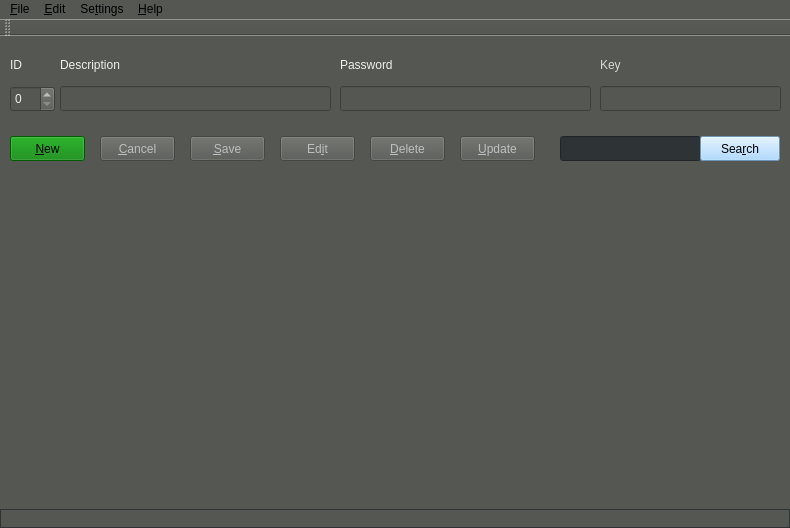
<?xml version="1.0" encoding="UTF-8"?>
<ui version="4.0">
 <class>MainWindow</class>
 <widget class="QMainWindow" name="MainWindow">
  <property name="geometry">
   <rect>
    <x>0</x>
    <y>0</y>
    <width>790</width>
    <height>528</height>
   </rect>
  </property>
  <property name="minimumSize">
   <size>
    <width>790</width>
    <height>520</height>
   </size>
  </property>
  <property name="windowTitle">
   <string>Pwd Management</string>
  </property>
  <property name="styleSheet">
   <string notr="true">background-color: rgb(85, 87, 83);</string>
  </property>
  <widget class="QWidget" name="centralWidget">
   <widget class="QWidget" name="gridLayoutWidget">
    <property name="geometry">
     <rect>
      <x>10</x>
      <y>150</y>
      <width>771</width>
      <height>301</height>
     </rect>
    </property>
    <layout class="QGridLayout" name="gridLayout">
     <property name="sizeConstraint">
      <enum>QLayout::SetDefaultConstraint</enum>
     </property>
    </layout>
   </widget>
   <widget class="QPushButton" name="pushButton_save">
    <property name="enabled">
     <bool>false</bool>
    </property>
    <property name="geometry">
     <rect>
      <x>190</x>
      <y>100</y>
      <width>75</width>
      <height>25</height>
     </rect>
    </property>
    <property name="styleSheet">
     <string notr="true"/>
    </property>
    <property name="text">
     <string>&amp;Save</string>
    </property>
   </widget>
   <widget class="QLineEdit" name="editDescription">
    <property name="enabled">
     <bool>false</bool>
    </property>
    <property name="geometry">
     <rect>
      <x>60</x>
      <y>50</y>
      <width>271</width>
      <height>25</height>
     </rect>
    </property>
    <property name="styleSheet">
     <string notr="true">color: rgb(238, 238, 236);
background-color: rgb(85, 87, 83);</string>
    </property>
   </widget>
   <widget class="QLineEdit" name="editPassword">
    <property name="enabled">
     <bool>false</bool>
    </property>
    <property name="geometry">
     <rect>
      <x>340</x>
      <y>50</y>
      <width>251</width>
      <height>25</height>
     </rect>
    </property>
    <property name="styleSheet">
     <string notr="true">color: rgb(238, 238, 236);
background-color: rgb(85, 87, 83);</string>
    </property>
   </widget>
   <widget class="QLineEdit" name="editKey">
    <property name="enabled">
     <bool>false</bool>
    </property>
    <property name="geometry">
     <rect>
      <x>600</x>
      <y>50</y>
      <width>181</width>
      <height>25</height>
     </rect>
    </property>
    <property name="toolTip">
     <string>The default key to descript the password</string>
    </property>
    <property name="styleSheet">
     <string notr="true">color: rgb(238, 238, 236);
background-color: rgb(85, 87, 83);</string>
    </property>
   </widget>
   <widget class="QLabel" name="label_2">
    <property name="geometry">
     <rect>
      <x>60</x>
      <y>20</y>
      <width>271</width>
      <height>17</height>
     </rect>
    </property>
    <property name="styleSheet">
     <string notr="true">color: rgb(238, 238, 236)</string>
    </property>
    <property name="text">
     <string>Description</string>
    </property>
   </widget>
   <widget class="QLabel" name="label_3">
    <property name="geometry">
     <rect>
      <x>10</x>
      <y>20</y>
      <width>31</width>
      <height>17</height>
     </rect>
    </property>
    <property name="styleSheet">
     <string notr="true">color: rgb(238, 238, 236);</string>
    </property>
    <property name="text">
     <string>ID</string>
    </property>
   </widget>
   <widget class="QLabel" name="label_4">
    <property name="geometry">
     <rect>
      <x>340</x>
      <y>20</y>
      <width>251</width>
      <height>17</height>
     </rect>
    </property>
    <property name="styleSheet">
     <string notr="true">color: rgb(238, 238, 236);</string>
    </property>
    <property name="text">
     <string>Password</string>
    </property>
   </widget>
   <widget class="QLabel" name="label_5">
    <property name="geometry">
     <rect>
      <x>600</x>
      <y>20</y>
      <width>141</width>
      <height>17</height>
     </rect>
    </property>
    <property name="styleSheet">
     <string notr="true">color: rgb(211, 215, 207);</string>
    </property>
    <property name="text">
     <string>Key</string>
    </property>
   </widget>
   <widget class="QSpinBox" name="spinBox">
    <property name="enabled">
     <bool>false</bool>
    </property>
    <property name="geometry">
     <rect>
      <x>10</x>
      <y>50</y>
      <width>45</width>
      <height>26</height>
     </rect>
    </property>
    <property name="styleSheet">
     <string notr="true">color: rgb(238, 238, 236);
background-color: rgb(85, 87, 83);</string>
    </property>
   </widget>
   <widget class="QPushButton" name="pushButton_Search">
    <property name="geometry">
     <rect>
      <x>700</x>
      <y>100</y>
      <width>80</width>
      <height>25</height>
     </rect>
    </property>
    <property name="styleSheet">
     <string notr="true">background-color: rgb(154, 209, 255)</string>
    </property>
    <property name="text">
     <string>Sea&amp;rch</string>
    </property>
   </widget>
   <widget class="QPushButton" name="pushButton_Update">
    <property name="enabled">
     <bool>false</bool>
    </property>
    <property name="geometry">
     <rect>
      <x>460</x>
      <y>100</y>
      <width>75</width>
      <height>25</height>
     </rect>
    </property>
    <property name="styleSheet">
     <string notr="true">/*background-color: rgb(196, 160, 0);*/</string>
    </property>
    <property name="text">
     <string>&amp;Update</string>
    </property>
   </widget>
   <widget class="QPushButton" name="pushButton_Editar">
    <property name="enabled">
     <bool>false</bool>
    </property>
    <property name="geometry">
     <rect>
      <x>280</x>
      <y>100</y>
      <width>75</width>
      <height>25</height>
     </rect>
    </property>
    <property name="styleSheet">
     <string notr="true">/*background-color: rgb(206, 92, 0);*/</string>
    </property>
    <property name="text">
     <string>Ed&amp;it</string>
    </property>
   </widget>
   <widget class="QPushButton" name="pushButton_New">
    <property name="geometry">
     <rect>
      <x>10</x>
      <y>100</y>
      <width>75</width>
      <height>25</height>
     </rect>
    </property>
    <property name="styleSheet">
     <string notr="true">background-color: green</string>
    </property>
    <property name="text">
     <string>&amp;New</string>
    </property>
   </widget>
   <widget class="QPushButton" name="pushButton_cancel">
    <property name="enabled">
     <bool>false</bool>
    </property>
    <property name="geometry">
     <rect>
      <x>100</x>
      <y>100</y>
      <width>75</width>
      <height>25</height>
     </rect>
    </property>
    <property name="styleSheet">
     <string notr="true"/>
    </property>
    <property name="text">
     <string>&amp;Cancel</string>
    </property>
   </widget>
   <widget class="QLineEdit" name="lineEdit_search">
    <property name="geometry">
     <rect>
      <x>560</x>
      <y>100</y>
      <width>141</width>
      <height>25</height>
     </rect>
    </property>
    <property name="styleSheet">
     <string notr="true">color: rgb(238, 238, 236);
background-color: rgb(46, 52, 54)</string>
    </property>
   </widget>
   <widget class="QWidget" name="horizontalLayoutWidget">
    <property name="geometry">
     <rect>
      <x>10</x>
      <y>9</y>
      <width>771</width>
      <height>131</height>
     </rect>
    </property>
    <layout class="QHBoxLayout" name="horizontalLayout"/>
   </widget>
   <widget class="QPushButton" name="pushButton_Delete">
    <property name="enabled">
     <bool>false</bool>
    </property>
    <property name="geometry">
     <rect>
      <x>370</x>
      <y>100</y>
      <width>75</width>
      <height>25</height>
     </rect>
    </property>
    <property name="text">
     <string>&amp;Delete</string>
    </property>
   </widget>
   <zorder>gridLayoutWidget</zorder>
   <zorder>horizontalLayoutWidget</zorder>
   <zorder>lineEdit_search</zorder>
   <zorder>label_2</zorder>
   <zorder>spinBox</zorder>
   <zorder>pushButton_cancel</zorder>
   <zorder>pushButton_Editar</zorder>
   <zorder>label_4</zorder>
   <zorder>pushButton_Search</zorder>
   <zorder>pushButton_Update</zorder>
   <zorder>pushButton_New</zorder>
   <zorder>label_3</zorder>
   <zorder>label_5</zorder>
   <zorder>pushButton_save</zorder>
   <zorder>editDescription</zorder>
   <zorder>editPassword</zorder>
   <zorder>editKey</zorder>
   <zorder>pushButton_Delete</zorder>
  </widget>
  <widget class="QMenuBar" name="menuBar">
   <property name="geometry">
    <rect>
     <x>0</x>
     <y>0</y>
     <width>790</width>
     <height>22</height>
    </rect>
   </property>
   <widget class="QMenu" name="menuMenu">
    <property name="styleSheet">
     <string notr="true">background-color: rgb(136, 138, 133);</string>
    </property>
    <property name="title">
     <string>&amp;File</string>
    </property>
    <addaction name="actionExit"/>
    <addaction name="action_Current_key"/>
   </widget>
   <widget class="QMenu" name="menuSettings">
    <property name="styleSheet">
     <string notr="true">background-color: rgb(136, 138, 133);</string>
    </property>
    <property name="title">
     <string>Se&amp;ttings</string>
    </property>
    <addaction name="actionConfiguration"/>
   </widget>
   <widget class="QMenu" name="menuHelp">
    <property name="styleSheet">
     <string notr="true">background-color: rgb(136, 138, 133);</string>
    </property>
    <property name="title">
     <string>&amp;Help</string>
    </property>
    <addaction name="actionAbout"/>
   </widget>
   <widget class="QMenu" name="menuEdit">
    <property name="styleSheet">
     <string notr="true">background-color: rgb(136, 138, 133);</string>
    </property>
    <property name="title">
     <string>&amp;Edit</string>
    </property>
    <addaction name="action_New"/>
    <addaction name="action_Delete"/>
   </widget>
   <addaction name="menuMenu"/>
   <addaction name="menuEdit"/>
   <addaction name="menuSettings"/>
   <addaction name="menuHelp"/>
  </widget>
  <widget class="QToolBar" name="mainToolBar">
   <attribute name="toolBarArea">
    <enum>TopToolBarArea</enum>
   </attribute>
   <attribute name="toolBarBreak">
    <bool>false</bool>
   </attribute>
  </widget>
  <widget class="QStatusBar" name="statusBar">
   <property name="styleSheet">
    <string notr="true">background-color: rgb(85, 87, 83);

border: 1px solid rgb(46, 52, 54);</string>
   </property>
   <property name="inputMethodHints">
    <set>Qt::ImhNone</set>
   </property>
   <property name="sizeGripEnabled">
    <bool>false</bool>
   </property>
  </widget>
  <action name="actionEditar">
   <property name="text">
    <string>&amp;Editar</string>
   </property>
  </action>
  <action name="actionAbout">
   <property name="text">
    <string>&amp;About</string>
   </property>
  </action>
  <action name="action_New">
   <property name="text">
    <string>Ne&amp;w</string>
   </property>
  </action>
  <action name="actionExit">
   <property name="text">
    <string>E&amp;xit</string>
   </property>
  </action>
  <action name="action_Current_key">
   <property name="text">
    <string>Current &amp;key</string>
   </property>
  </action>
  <action name="actionConfiguration">
   <property name="text">
    <string>Confi&amp;guration</string>
   </property>
  </action>
  <action name="action_Delete">
   <property name="enabled">
    <bool>false</bool>
   </property>
   <property name="text">
    <string>De&amp;lete</string>
   </property>
  </action>
 </widget>
 <layoutdefault spacing="6" margin="11"/>
 <tabstops>
  <tabstop>spinBox</tabstop>
  <tabstop>editDescription</tabstop>
  <tabstop>editPassword</tabstop>
  <tabstop>editKey</tabstop>
  <tabstop>lineEdit_search</tabstop>
  <tabstop>pushButton_Search</tabstop>
  <tabstop>pushButton_cancel</tabstop>
  <tabstop>pushButton_save</tabstop>
  <tabstop>pushButton_Editar</tabstop>
  <tabstop>pushButton_Update</tabstop>
  <tabstop>pushButton_New</tabstop>
 </tabstops>
 <resources/>
 <connections>
  <connection>
   <sender>lineEdit_search</sender>
   <signal>returnPressed()</signal>
   <receiver>pushButton_Search</receiver>
   <slot>click()</slot>
   <hints>
    <hint type="sourcelabel">
     <x>644</x>
     <y>195</y>
    </hint>
    <hint type="destinationlabel">
     <x>719</x>
     <y>197</y>
    </hint>
   </hints>
  </connection>
 </connections>
</ui>
